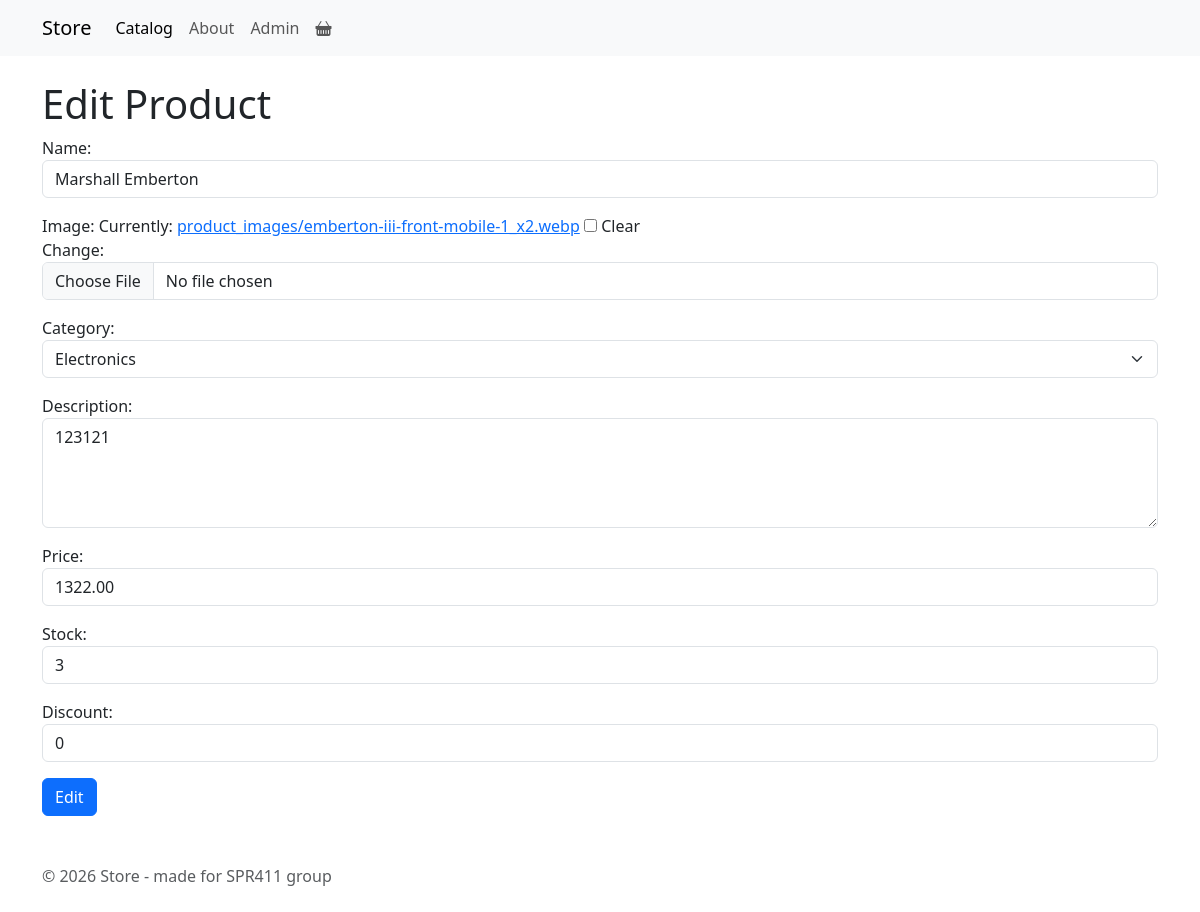
Screenshot of /products/edit/21/ with the database file from the repository.
### products_app/models.py (models this page shows, shortened)
class Product(models.Model):
    CATEGORY_CHOICES = [
        ('electronics', 'Electronics'),
        ('clothing', 'Clothing'),
        ('books', 'Books'),
        ('furniture', 'Furniture'),
        ('others', 'Others'),
    ]
    name = models.CharField(max_length=100)
    image = models.ImageField(upload_to='product_images/', null=True, blank=True)
    description = models.TextField(blank=True, null=True)
    price = models.DecimalField(max_digits=10, decimal_places=2)
    stock = models.IntegerField()
    category = models.CharField(max_length=50, choices=CATEGORY_CHOICES, default='others')
    discount = models.IntegerField(default=0)
    created_at = models.DateTimeField(auto_now_add=True)

### products_app/views.py (the view, shortened to what this page needs)
# urls.py: path('products/edit/<int:product_id>/', views.edit_product, name='edit_product'),
def edit_product(request, product_id, return_url=None):
    item = get_object_or_404(Product, id=product_id)
    form = product.ProductForm(instance=item)
    return render(request, 'products/edit.html', {'form': form})

### products_app/forms/product.py
class ProductForm(forms.ModelForm):
    class Meta:
        model = Product
        fields = ['name', 'image', 'category', 'description', 'price', 'stock', 'discount']
        widgets = {
            'name': forms.TextInput(attrs={'class': 'form-control', 'placeholder': 'Product name'}),
            'image': forms.ClearableFileInput(attrs={'class': 'form-control'}),
            'description': forms.Textarea(attrs={'class': 'form-control', 'rows': 4, 'placeholder': 'Description'}),
            'price': forms.NumberInput(attrs={'class': 'form-control', 'step': '0.01', 'placeholder': 'Price'}),
            'stock': forms.NumberInput(attrs={'class': 'form-control', 'placeholder': 'Stock quantity'}),
            'category': forms.Select(attrs={'class': 'form-select'}),
            'discount': forms.NumberInput(attrs={'class': 'form-control', 'placeholder': 'Discount %'}),
        }

### products_app/templates/products/edit.html
{% extends "layout.html" %}
{% block content %}
{% include "components/product_form.html" with form_title="Edit Product" action_title="Edit" %}
{% endblock %}

### products_app/templates/components/product_form.html (shortened to what this page needs)
<h1>{{ form_title }}</h1>
<form method="post" enctype="multipart/form-data">
  <div class="form-group">
    {% for field in form %}
    <div class="mb-3">
      {{ field.label_tag }} {{ field }}
    </div>
    {% endfor %}
  </div>
  <button type="submit" class="btn btn-primary">{{ action_title }}</button>
</form>

### rows the page displays
Product: form "Marshall Emberton" "Electronics" "123121" "1322.00" "3" "0"

### other values shown
{{ field.label_tag }} "Name:" "Image:" "Category:" "Description:" "Price:" "Stock:" "Discount:"
{{ action_title }} "Edit"
